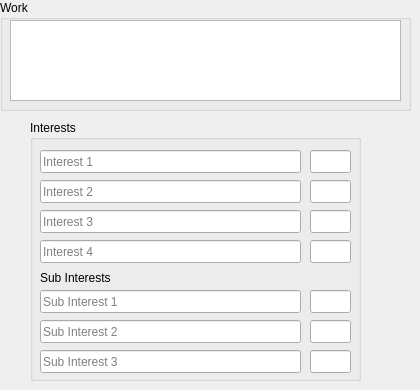
      <widget class="QWidget" name="tab_16">
       <attribute name="title">
        <string>Career</string>
       </attribute>
       <widget class="QGroupBox" name="groupBox_26">
        <property name="geometry">
         <rect>
          <x>0</x>
          <y>0</y>
          <width>411</width>
          <height>111</height>
         </rect>
        </property>
        <property name="title">
         <string>Work</string>
        </property>
        <widget class="QPlainTextEdit" name="txtWorkAnalysis">
         <property name="geometry">
          <rect>
           <x>10</x>
           <y>20</y>
           <width>391</width>
           <height>81</height>
          </rect>
         </property>
         <property name="readOnly">
          <bool>true</bool>
         </property>
        </widget>
       </widget>
       <widget class="QGroupBox" name="groupBox_30">
        <property name="geometry">
         <rect>
          <x>30</x>
          <y>120</y>
          <width>331</width>
          <height>261</height>
         </rect>
        </property>
        <property name="title">
         <string>Interests                                                                                %</string>
        </property>
        <widget class="QLineEdit" name="txtInterestAnalysis_1">
         <property name="geometry">
          <rect>
           <x>10</x>
           <y>30</y>
           <width>261</width>
           <height>23</height>
          </rect>
         </property>
         <property name="readOnly">
          <bool>true</bool>
         </property>
         <property name="placeholderText">
          <string>Interest 1</string>
         </property>
        </widget>
        <widget class="QLineEdit" name="txtInterestAnalysis_2">
         <property name="geometry">
          <rect>
           <x>10</x>
           <y>60</y>
           <width>261</width>
           <height>23</height>
          </rect>
         </property>
         <property name="readOnly">
          <bool>true</bool>
         </property>
         <property name="placeholderText">
          <string>Interest 2</string>
         </property>
        </widget>
        <widget class="QLineEdit" name="txtInterestAnalysis_3">
         <property name="geometry">
          <rect>
           <x>10</x>
           <y>90</y>
           <width>261</width>
           <height>23</height>
          </rect>
         </property>
         <property name="readOnly">
          <bool>true</bool>
         </property>
         <property name="placeholderText">
          <string>Interest 3</string>
         </property>
        </widget>
        <widget class="QLineEdit" name="txtInterestAnalysis_4">
         <property name="geometry">
          <rect>
           <x>10</x>
           <y>120</y>
           <width>261</width>
           <height>23</height>
          </rect>
         </property>
         <property name="readOnly">
          <bool>true</bool>
         </property>
         <property name="placeholderText">
          <string>Interest 4</string>
         </property>
        </widget>
        <widget class="QLabel" name="lblSubInterests_2">
         <property name="geometry">
          <rect>
           <x>10</x>
           <y>150</y>
           <width>91</width>
           <height>16</height>
          </rect>
         </property>
         <property name="text">
          <string>Sub Interests</string>
         </property>
        </widget>
        <widget class="QLineEdit" name="txtSubInterestAnalysis_1">
         <property name="geometry">
          <rect>
           <x>10</x>
           <y>170</y>
           <width>261</width>
           <height>23</height>
          </rect>
         </property>
         <property name="readOnly">
          <bool>true</bool>
         </property>
         <property name="placeholderText">
          <string>Sub Interest 1</string>
         </property>
        </widget>
        <widget class="QLineEdit" name="txtSubInterestAnalysis_2">
         <property name="geometry">
          <rect>
           <x>10</x>
           <y>200</y>
           <width>261</width>
           <height>23</height>
          </rect>
         </property>
         <property name="readOnly">
          <bool>true</bool>
         </property>
         <property name="placeholderText">
          <string>Sub Interest 2</string>
         </property>
        </widget>
        <widget class="QLineEdit" name="txtSubInterestAnalysis_3">
         <property name="geometry">
          <rect>
           <x>10</x>
           <y>230</y>
           <width>261</width>
           <height>23</height>
          </rect>
         </property>
         <property name="readOnly">
          <bool>true</bool>
         </property>
         <property name="placeholderText">
          <string>Sub Interest 3</string>
         </property>
        </widget>
        <widget class="QLineEdit" name="txtIntPercAnalysis_1">
         <property name="geometry">
          <rect>
           <x>280</x>
           <y>30</y>
           <width>41</width>
           <height>23</height>
          </rect>
         </property>
         <property name="readOnly">
          <bool>true</bool>
         </property>
         <property name="placeholderText">
          <string/>
         </property>
        </widget>
        <widget class="QLineEdit" name="txtIntPercAnalysis_2">
         <property name="geometry">
          <rect>
           <x>280</x>
           <y>60</y>
           <width>41</width>
           <height>23</height>
          </rect>
         </property>
         <property name="readOnly">
          <bool>true</bool>
         </property>
         <property name="placeholderText">
          <string/>
         </property>
        </widget>
        <widget class="QLineEdit" name="txtIntPercAnalysis_3">
         <property name="geometry">
          <rect>
           <x>280</x>
           <y>90</y>
           <width>41</width>
           <height>23</height>
          </rect>
         </property>
         <property name="readOnly">
          <bool>true</bool>
         </property>
         <property name="placeholderText">
          <string/>
         </property>
        </widget>
        <widget class="QLineEdit" name="txtIntPercAnalysis_4">
         <property name="geometry">
          <rect>
           <x>280</x>
           <y>120</y>
           <width>41</width>
           <height>23</height>
          </rect>
         </property>
         <property name="readOnly">
          <bool>true</bool>
         </property>
         <property name="placeholderText">
          <string/>
         </property>
        </widget>
        <widget class="QLineEdit" name="txtSubIntPercAnalysis_1">
         <property name="geometry">
          <rect>
           <x>280</x>
           <y>170</y>
           <width>41</width>
           <height>23</height>
          </rect>
         </property>
         <property name="readOnly">
          <bool>true</bool>
         </property>
         <property name="placeholderText">
          <string/>
         </property>
        </widget>
        <widget class="QLineEdit" name="txtSubIntPercAnalysis_2">
         <property name="geometry">
          <rect>
           <x>280</x>
           <y>200</y>
           <width>41</width>
           <height>23</height>
          </rect>
         </property>
         <property name="readOnly">
          <bool>true</bool>
         </property>
         <property name="placeholderText">
          <string/>
         </property>
        </widget>
        <widget class="QLineEdit" name="txtSubIntPercAnalysis_3">
         <property name="geometry">
          <rect>
           <x>280</x>
           <y>230</y>
           <width>41</width>
           <height>23</height>
          </rect>
         </property>
         <property name="readOnly">
          <bool>true</bool>
         </property>
         <property name="placeholderText">
          <string/>
         </property>
        </widget>
       </widget>
      </widget>
